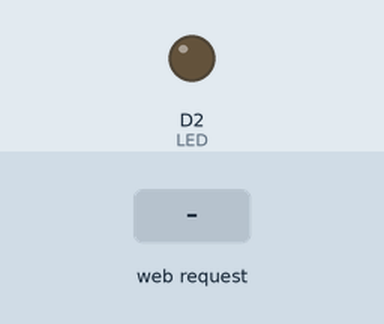
The sketch below on a simulated ESP8266 (NodeMCU). Parts: output pins drawn as LEDs (lit = HIGH). The test bench sets the inputs (shaded band). WiFi joins after 1.5 s; servers stay silent unless stated; what the sketch prints to the serial monitor is not drawn.

Above: at 2.7 s.
2.8 s: HTTP request GET /ledon received
At 3.7 s:
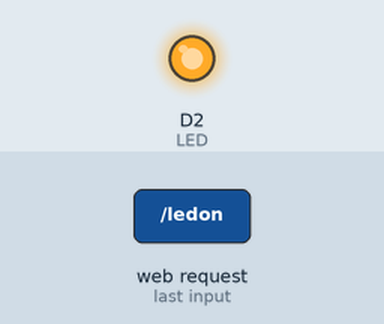
4.3 s: HTTP request GET /ledoff received
At 4.8 s:
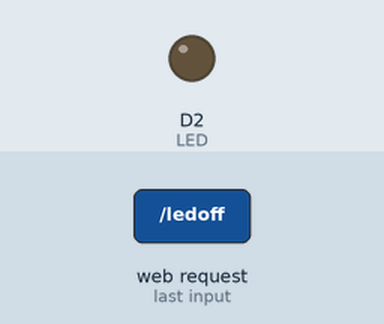
Timing chart, 0 to 7.3 s (numbered marks = the images above; inputs shaded):
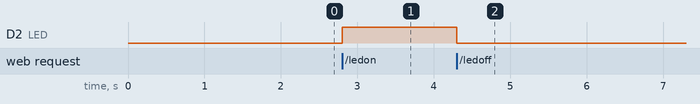

The sketch:

NodeMcu_controlLED_Browser.ino
```cpp
// Basic project to control LED from Browser with NodeMCU

#include <ESP8266WiFi.h>

#define LED D2

const char* ssid = "<WiFi SSID>";
const char* password = "<WiFi Password>";

unsigned char status_led=0;
WiFiServer server(80);

void setup() {
  Serial.begin(115200);
  pinMode(LED, OUTPUT);
  Serial.println();
  Serial.println();
  Serial.print("Connecting to");
  Serial.println(ssid);

  WiFi.begin(ssid, password);
  while (WiFi.status() != WL_CONNECTED)
  {
    delay(500);
    Serial.print(".");
   }
  Serial.println("");
  Serial.println("WiFi Connected");

  server.begin();
  Serial.println("Server Started");
  Serial.println(WiFi.localIP()); //WiFi.localIP() prints ip allocated to NodeMcu

}

void loop()
{
  WiFiClient client = server.available();

  if(!client){
    return;
  }

  Serial.println("New Client");
  while(!client.available())
  {
    delay(1);
  }
  String req = client.readStringUntil('\r');
  Serial.println(req);
  client.flush();
  if(req.indexOf("/ledoff") != -1) // Check for client data
  {
    status_led=0;
    digitalWrite(LED,LOW);
    Serial.println("LED OFF");
  }

  else if(req.indexOf("/ledon") != -1)
  {
    status_led=1;
    digitalWrite(LED,HIGH);
    Serial.println("LED ON");
  }

  String web = "HTTP/1.1 200 OK\r\nContent=Type: text/html\r\n\r\n";
  // Setting up http request from browser
  web += "<html>\r\n";
  web += "<body>\r\n";
  web += "<h1> LED Status </h1>\r\n";

  web += "<p>\r\n";
  if(status_led==1) // code stored in string and return in HTTP response
    web += "LED ON\r\n";
  else
    web += "LED Off\r\n";
  web +="</p>\r\n";

  web +="<p>\r\n";
  web += "<a href=\"/ledon\">\r\n"; // Create hyperlink
  web += "<button> LED ON </button>\r\n";
  web += "</a>\r\n";
  web += "</p>\r\n";

  web += "<a href=\"/ledoff\">\r\n"; // Create hyperlink
  web += "<button> LED OFF </button>\r\n";
  web += "</a>\r\n";

  web += "</body>\r\n";
  web += "</html>\r\n";
  client.print(web);

}
```

Measured:
- after the input at 2.8 s, D2 (LED): LOW → HIGH at once
- after the input at 4.3 s, D2 (LED): HIGH → LOW at once
